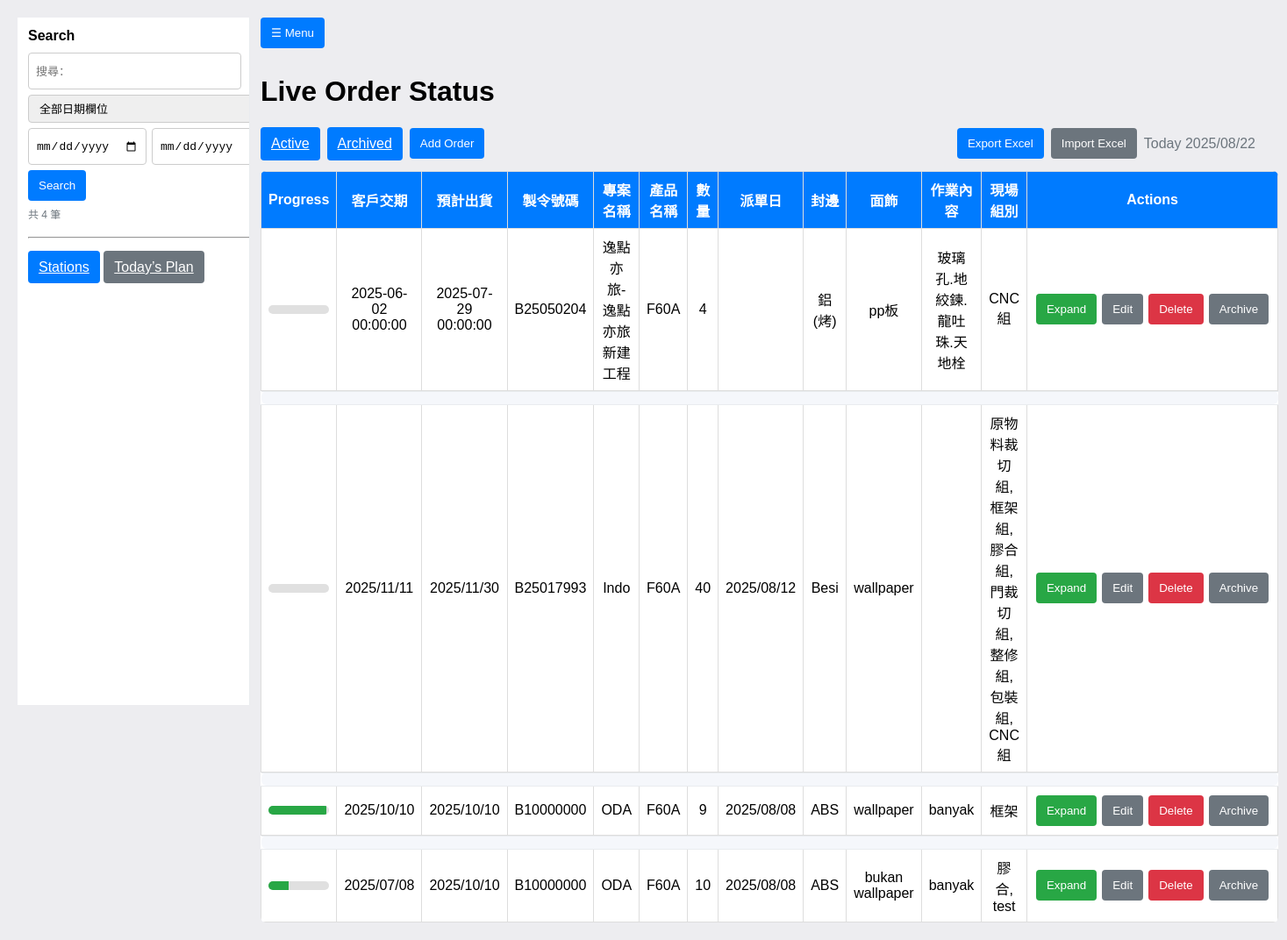
The page / on the database its author committed.
### models.py (models this page shows)
class Order(Base):
    __tablename__ = "orders"
    id = Column(Integer, primary_key=True, autoincrement=True)
    manufacture_code = Column(String)
    customer        = Column(String)
    product         = Column(String)
    demand_date     = Column(String)   # stored as text like "YYYY/MM/DD"
    delivery        = Column(String)   # stored as text
    quantity        = Column(Integer, default=0)
    datecreate      = Column(String)   # stored as text
    fengbian        = Column(String)
    wallpaper       = Column(String)
    jobdesc         = Column(Text)
    archived    = Column(Boolean, default=False)   # soft archive flag
    archived_at = Column(DateTime)                 # when it was archived
    created_at = Column(DateTime, default=datetime.utcnow)
    updated_at = Column(DateTime)
    tasks = relationship("Task", back_populates="order", cascade="all, delete-orphan")

class Task(Base):
    __tablename__ = "sub_tasks"
    __table_args__ = {'sqlite_autoincrement': True}
    id = Column(Integer, primary_key=True, autoincrement=True)
    order_id = Column(Integer, ForeignKey("orders.id"), nullable=False)
    group = Column("group", String, nullable=True)
    task  = Column(String, nullable=True)
    quantity = Column(Integer, nullable=True)
    completed = Column(Integer, nullable=True, default=0)
    start_time = Column(DateTime)      # may be NULL in DB
    stop_time  = Column(DateTime)
    duration_minutes = Column(Integer)
    order    = relationship("Order", back_populates="tasks")
    history  = relationship("TaskHistory", back_populates="task", cascade="all, delete-orphan")

### app.py (the view, shortened to what this page needs)
@app.route("/")
def home():
    qtext = (request.args.get("q") or "").strip()
    dfield = (request.args.get("dfield") or "any").strip()   # any | demand | delivery | datecreate
    dfrom  = (request.args.get("dfrom")  or "").strip()
    dto    = (request.args.get("dto")    or "").strip()
    df = _ymd_digits(dfrom)
    dt = _ymd_digits(dto)
    if df and not dt:
        dt = df  # single-day filter if only start is provided
    def norm_col(col):
        return func.replace(func.replace(col, '-', ''), '/', '')
    def date_cond_for(col):
        c = norm_col(col)
        preds = []
        if df: preds.append(c >= df)
        if dt: preds.append(c <= dt)
        return and_(*preds) if preds else None
    today = datetime.today().strftime("%Y/%m/%d")
    with SessionLocal() as session:
        q = (session.query(Order)
             .filter(or_(Order.archived == False, Order.archived.is_(None))))
        orders = q.order_by(Order.id.desc()).all()
        vm = []
        for o in orders:
            done_q, total_q = order_progress(o)
            vm.append({
                "id": o.id,
                "manufacture_code": o.manufacture_code or "",
                "customer": o.customer or "",
                "product": o.product or "",
                "demand_date": o.demand_date or "",
                "delivery": o.delivery or "",
                "quantity": o.quantity or 0,
                "datecreate": o.datecreate or "",
                "fengbian": o.fengbian or "",
                "wallpaper": o.wallpaper or "",
                "jobdesc": o.jobdesc or "",
                "active_groups": ", ".join(recalc_active_groups(o)),
                "progress": (done_q, total_q),
                "sub_tasks": [
                    {
                        "id": t.id,
                        "group": t.group or "",
                        "task": t.task or "",
                        "quantity": t.quantity or 0,
                        "completed": t.completed or 0,
                        "remaining": max(0, (t.quantity or 0) - (t.completed or 0)),
                        "running": bool(getattr(t, "start_time", None) and not getattr(t, "stop_time", None)),
                        "started_at": (t.start_time.isoformat() if getattr(t, "start_time", None) else None),
                    } for t in o.tasks
                ]
            })
        return render_template("index.html", orders=vm, today_date=today, archived_page=False, qtext=qtext)

### app.py (called while the page is built)
def recalc_active_groups(order):
    groups = []
    for t in order.tasks:
        remaining = max(0, (t.quantity or 0) - (t.completed or 0))
        if remaining > 0 and t.group and t.group not in groups:
            groups.append(t.group)
    return groups

def order_progress(order):
    total_q = sum((t.quantity or 0) for t in order.tasks)
    done_q = sum((t.completed or 0) for t in order.tasks)
    return (done_q, total_q)

def _ymd_digits(s: str) -> str:
    if not s: return ""
    return re.sub(r"\D", "", s)

### templates/index.html (shortened to what this page needs)
<!DOCTYPE html>
<html lang="zh">
<head>
</head>
<body>
  <div class="layout">
  <aside class="sidebar" id="sidebar">
    <div class="brand">Search</div>
    <form method="get" action="{{ '/archived' if archived_page else '/' }}" class="sbm">
      <input type="text" name="q" id= "search-q" value="{{ qtext or '' }}"
             placeholder="搜尋：">
      <select name="dfield">
        <option value="any"        {{ 'selected' if (dfield or 'any')=='any' }}>全部日期欄位</option>
      </select>
      <div class="row">
        <input type="date" name="dfrom" value="{{ dfrom or '' }}">
        <input type="date" name="dto"   value="{{ dto or '' }}">
      </div>
      <div class="row">
        <button class="btn" type="submit">Search</button>
      </div>
      <div class="caption">共 {{ orders|length }} 筆{% if qtext or dfrom or dto %}（篩選中）{% endif %}</div>
      <hr style="margin:12px 0">
      <div class="nav" style="margin-top:6px">
        <a href="/stations" class="btn full">Stations</a>
        <a href="/stations?date={{ (today_date or '').replace('/','-') }}" class="btn full gray" style="margin-top:6px">
          Today’s Plan
        </a>
      </div>
    </form>
  </aside>
  <main class="content">
  <div style="display:flex;align-items:center;gap:12px;">
    <button class="btn hamburger" onclick="toggleSidebar()">☰ Menu</button>
  </div>
  <h1>Live Order Status</h1>
  <div class="toolbar">
    <div class="left">
      <a href="/" class="btn {{ '' if archived_page else 'blue' }}">Active</a>
      <a href="/archived" class="btn {{ 'blue' if archived_page else '' }}">Archived</a>
      {% if not archived_page %}
        <button class="btn" onclick="openModal('modal-order')">Add Order</button>
      {% endif %}
    </div>
    <div class="right">
      <button class="btn" onclick="location.href='/export/orders.xlsx'">Export Excel</button>
      <button class="btn gray" onclick="openModal('modal-import')">Import Excel</button>
      <span style="color:#6c757d">Today {{ today_date }}</span>
    </div>
  </div>
    <table>
      <tr>
        <th>Progress</th>
        <th>客戶交期</th>
        <th>預計出貨</th>
        <th>製令號碼</th>
        <th>專案名稱</th>
        <th>產品名稱</th>
        <th>數量</th>
        <th>派單日</th>
        <th>封邊</th>
        <th>面飾</th>
        <th>作業內容</th>
        <th>現場組別</th>
        <th>Actions</th>
      </tr>
      {% for o in orders %}
      <tr id="order-{{o.id}}"
        data-demand="{{ o.demand_date|e }}"
        data-delivery="{{ o.delivery|e }}"
        data-code="{{ o.manufacture_code|e }}"
        data-customer="{{ o.customer|e }}"
        data-product="{{ o.product|e }}"
        data-qty="{{ o.quantity }}"
        data-datecreate="{{ o.datecreate|e }}"
        data-fengbian="{{ o.fengbian|e }}"
        data-wallpaper="{{ o.wallpaper|e }}"
        data-jobdesc="{{ o.jobdesc|e }}">
        <td>
          {% set done = o.progress[0] %}
          {% set total = o.progress[1] if o.progress[1] else 1 %}
          <div class="progress-bar">
            <div class="progress-fill" style="width: {{ (done/total)*100 }}%"></div>
          </div>
        </td>
        <td>{{ o.demand_date }}</td>
        <td>{{ o.delivery }}</td>
        <td>{{ o.manufacture_code }}</td>
        <td>{{ o.customer }}</td>
        <td>{{ o.product }}</td>
        <td>{{ o.quantity }}</td>
        <td>{{ o.datecreate }}</td>
        <td>{{ o.fengbian }}</td>
        <td>{{ o.wallpaper }}</td>
        <td>{{ o.jobdesc }}</td>
        <td id="groups-{{o.id}}">{{ o.active_groups }}</td>
        <td class="actions-col">
          <div class="actions-group">
            {% if archived_page == False %}
              <button class="btn green" onclick="toggleDetails({{o.id}})">Expand</button>
              <button class="btn gray" onclick="openEditOrder({{ o.id }})">Edit</button>
              <button class="btn red" onclick="deleteOrder({{ o.id }})">Delete</button>
              <button class="btn gray" onclick="archiveOrder({{ o.id }})">Archive</button>
            {% else %}
              <button class="btn gray" onclick="restoreOrder({{ o.id }})">Restore</button>
              <button class="btn red" onclick="deleteOrder({{ o.id }})">Delete</button>
            {% endif %}
          </div>
        </td>
      </tr>
      <tr>
        <td colspan="13" style="padding:0; border:0">
        </td>
      </tr>
      {% if not loop.last %}
      <tr class="order-gap"><td colspan="13" aria-hidden="true"></td></tr>
      {% endif %}
      {% endfor %}
    </table>
  </main>
  </div>
</body>
</html>

### templates/index.html (style rules this page uses)
body { font-family:Arial, sans-serif;background:#ededf0;margin:20px }
table { width:100%;border-collapse:collapse;background:#fff;border-radius:6px;overflow:hidden }
th,td { border:1px solid #ddd;padding:8px;text-align:center }
th { background:#007bff;color:#fff }
.progress-bar { width:100%;height:10px;background:#e0e0e0;border-radius:6px;overflow:hidden }
.progress-fill { height:100%;background:#28a745;transition:width .3s }
.btn { padding:10px 12px;border:0;border-radius:4px;color:#fff;background:#007bff;cursor:pointer }
.btn.green { background:#28a745 }
input,select { height:auto;padding:10px 0px;font-size: 12px;border:1px solid #ccc;border-radius:4px;width:100% }
.btn.red { background: #dc3545; }
.btn.gray { background: #6c757d; }
.order-gap td { height: 14px; padding: 0; border: 0; background: #f5f7fb; border-top: 1px solid #e9ecef; border-bottom: 1px solid #e9ecef; border-radius: 6px; }
.toolbar { display:flex;justify-content:space-between;align-items:center;gap:8px;flex-wrap:wrap;margin:12px 0 }
.toolbar .left,.toolbar .right { display:flex;align-items:center;gap:8px }
.layout { display:flex; min-height:100vh }
.sidebar { width:280px; background:#fff; border-right:1px solid #e9ecef; padding:14px; position:sticky; top:0; height:calc(100vh - 40px); overflow:auto; }
.content { flex:1; padding:0 16px }
.brand { font-weight:700; font-size:18px; margin-bottom:10px }
.sbm { margin-top:10px; display:grid; grid-template-columns:1fr; gap:8px }
.sbm input[type="text"], .sbm select, .sbm input[type="date"] { padding:6px 10px; width:100% }
.sbm .row { display:flex; gap:8px }
.sbm .caption { color:#6c757d; font-size:12px }
.hamburger { display:none }
.sidebar { transition: left .2s ease, width .2s ease }
.hamburger { display:inline-flex; position:sticky; top:10px; margin-bottom:10px }
.layout { display:flex; }
.sidebar { flex:0 0 280px; position:sticky; top:20px; height:calc(100vh - 40px); overflow:auto; }
.content { flex:1; min-width:0; }
.sidebar { transition: left .2s ease, width .2s ease, padding .2s ease; }
.hamburger { display:inline-flex; align-items:center; gap:6px; position:sticky; top:10px; margin-bottom:10px; z-index:6; }
.sidebar { flex:0 0 240px; }
.brand { font-size:16px; margin:0 0 6px; }
.sidebar { padding:12px; }
.sbm { gap:6px; }
.sbm input[type="text"], .sbm select, .sbm input[type="date"] { padding:4px 8px; font-size:13px; height:32px; }
.sbm .row { gap:6px; }
.hamburger { margin-right:12px; }
.content { padding-left:12px; }
#search-q { width: 225px; height: 32px; padding: 4px 8px; font-size: 13px; }
.sbm select, .sbm input[type="date"] { height:32px; }
.actions-col { padding: 10px; border: 1px solid #ddd; text-align: center; overflow: visible; flex-wrap: wrap; }
.actions-group { display: flex; flex-wrap: nowrap; gap: 6px; justify-content: center; }

### rows shown on the page
Order: demand_date "2025-06-02 00:00:00", delivery "2025-07-29 00:00:00", manufacture_code "B25050204", customer "逸點亦旅-逸點亦旅新建工程", product "F60A", fengbian "鋁(烤)", wallpaper "pp板", jobdesc "玻璃孔.地絞鍊.龍吐珠.天地栓"
Task: active_groups "CNC組"
Order: demand_date "2025/11/11", delivery "2025/11/30", manufacture_code "B25017993", customer "Indo", product "F60A", quantity "40", datecreate "2025/08/12", fengbian "Besi", wallpaper "wallpaper", active_groups "原物料裁切組, 框架組, 膠合組, 門裁切組, 整修組, 包裝組, CNC組"
Order: demand_date "2025/10/10", delivery "2025/10/10", manufacture_code "B10000000", customer "ODA", product "F60A", datecreate "2025/08/08", fengbian "ABS", wallpaper "wallpaper", jobdesc "banyak"
Task: active_groups "框架"
Order: {{ (done/total)*100 }} 32.69230769230769 (drawn), demand_date "2025/07/08", delivery "2025/10/10", manufacture_code "B10000000", customer "ODA", product "F60A", quantity "10", datecreate "2025/08/08", fengbian "ABS", wallpaper "bukan wallpaper", jobdesc "banyak", active_groups "膠合, test"

### other values the page prints
{{ orders|length }} "4"
{{ o.quantity }} "4" "9"
